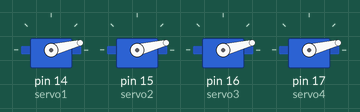
A sketch run on a simulated Arduino Uno, built with avr-gcc and run on an emulated ATmega328P. On the bench: 4 × servo.

Above: at 0.15 s.
At 0.77 s:
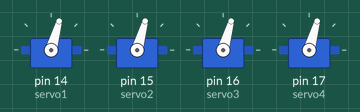
At 39.82 s:
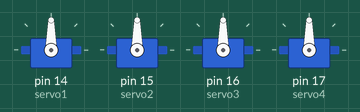
Timing chart, 0 to 40.0 s (numbered marks = the images above):
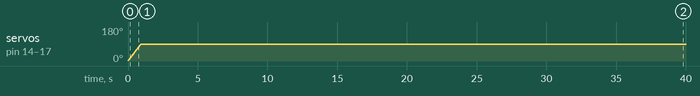

Measured:
- by itself, servo on pin 14 (servo1), servo on pin 15 (servo2), servo on pin 16 (servo3), servo on pin 17 (servo4): moves from 1° to 90° over 0.91 s

The sketch:

de-arm_playground1.ino
```cpp
#include <Servo.h>

Servo servo1;  // create servo object to control a servo
Servo servo2;
Servo servo3;
Servo servo4;
// twelve servo objects can be created on most boards

int pos1 = 0;    // variable to store the servo position
int pos2 = 0;
int pos3 = 0;
int pos4 = 0;

void setup() {
  servo1.attach(14);  // attaches the servo on pin 9 to the servo object
  servo2.attach(15);
  servo3.attach(16);
  servo4.attach(17);
  Serial.begin(9600);
}

void loop() {

  // Smoothly move servo1
  if (pos1 <= 90) pos1++;
  else (pos1--);

  // Smoothly move servo2
 // if (pos2 <= 180) pos2++;
  ///else (pos2--);

  // Smoothly move servo3
 // if (pos3 = 0; pos3 <= 180) pos3++;
 // else (pos3--);

  // Smoothly move servo4
//  if (pos4 = 0; pos4 <= 180) pos4++;
 // else (pos4--);

  servo1.write(pos1);
  servo2.write(pos1);
  servo3.write(pos1);
  servo4.write(pos1);

  delay(10); // smaller delay = faster response, but less smooth
}
```
